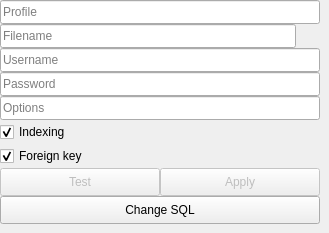
  <widget class="QWidget" name="Firebird">
   <widget class="QPushButton" name="fbTestButton">
    <property name="enabled">
     <bool>false</bool>
    </property>
    <property name="geometry">
     <rect>
      <x>0</x>
      <y>168</y>
      <width>160</width>
      <height>28</height>
     </rect>
    </property>
    <property name="text">
     <string>Test</string>
    </property>
   </widget>
   <widget class="QCheckBox" name="fbForeignBox">
    <property name="geometry">
     <rect>
      <x>0</x>
      <y>144</y>
      <width>320</width>
      <height>24</height>
     </rect>
    </property>
    <property name="text">
     <string>Foreign key</string>
    </property>
    <property name="checked">
     <bool>true</bool>
    </property>
   </widget>
   <widget class="QLineEdit" name="fbProfileEdit">
    <property name="geometry">
     <rect>
      <x>0</x>
      <y>0</y>
      <width>320</width>
      <height>24</height>
     </rect>
    </property>
    <property name="placeholderText">
     <string>Profile</string>
    </property>
   </widget>
   <widget class="QLineEdit" name="fbFileEdit">
    <property name="geometry">
     <rect>
      <x>0</x>
      <y>24</y>
      <width>296</width>
      <height>24</height>
     </rect>
    </property>
    <property name="placeholderText">
     <string>Filename</string>
    </property>
   </widget>
   <widget class="QToolButton" name="fbBrowseButton">
    <property name="geometry">
     <rect>
      <x>296</x>
      <y>24</y>
      <width>24</width>
      <height>24</height>
     </rect>
    </property>
    <property name="text">
     <string/>
    </property>
    <property name="icon">
     <iconset theme="Rishon">
      <normaloff>:/images/directory.png</normaloff>:/images/directory.png</iconset>
    </property>
    <property name="iconSize">
     <size>
      <width>24</width>
      <height>24</height>
     </size>
    </property>
    <property name="autoRaise">
     <bool>true</bool>
    </property>
   </widget>
   <widget class="QLineEdit" name="fbOptionEdit">
    <property name="geometry">
     <rect>
      <x>0</x>
      <y>96</y>
      <width>320</width>
      <height>24</height>
     </rect>
    </property>
    <property name="placeholderText">
     <string>Options</string>
    </property>
   </widget>
   <widget class="QPushButton" name="fbApplyButton">
    <property name="enabled">
     <bool>false</bool>
    </property>
    <property name="geometry">
     <rect>
      <x>160</x>
      <y>168</y>
      <width>160</width>
      <height>28</height>
     </rect>
    </property>
    <property name="text">
     <string>Apply</string>
    </property>
   </widget>
   <widget class="QPushButton" name="fbBackButton">
    <property name="geometry">
     <rect>
      <x>0</x>
      <y>196</y>
      <width>320</width>
      <height>28</height>
     </rect>
    </property>
    <property name="text">
     <string>Change SQL</string>
    </property>
   </widget>
   <widget class="QLineEdit" name="fbPassEdit">
    <property name="geometry">
     <rect>
      <x>0</x>
      <y>72</y>
      <width>320</width>
      <height>24</height>
     </rect>
    </property>
    <property name="echoMode">
     <enum>QLineEdit::Password</enum>
    </property>
    <property name="placeholderText">
     <string>Password</string>
    </property>
   </widget>
   <widget class="QCheckBox" name="fbIndexBox">
    <property name="geometry">
     <rect>
      <x>0</x>
      <y>120</y>
      <width>320</width>
      <height>24</height>
     </rect>
    </property>
    <property name="text">
     <string>Indexing</string>
    </property>
    <property name="checked">
     <bool>true</bool>
    </property>
   </widget>
   <widget class="QLineEdit" name="fbUserEdit">
    <property name="geometry">
     <rect>
      <x>0</x>
      <y>48</y>
      <width>320</width>
      <height>24</height>
     </rect>
    </property>
    <property name="placeholderText">
     <string>Username</string>
    </property>
   </widget>
  </widget>
